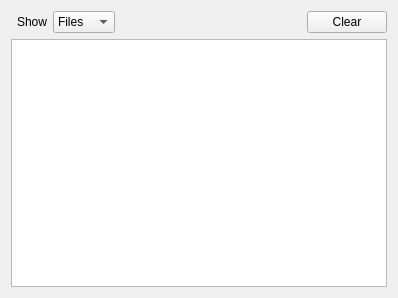
<?xml version="1.0" encoding="UTF-8"?>
<ui version="4.0">
 <class>UIFinishedTransfers</class>
 <widget class="QWidget" name="UIFinishedTransfers">
  <property name="geometry">
   <rect>
    <x>0</x>
    <y>0</y>
    <width>398</width>
    <height>298</height>
   </rect>
  </property>
  <property name="windowTitle">
   <string>Form</string>
  </property>
  <layout class="QGridLayout" name="gridLayout">
   <item row="1" column="0" colspan="5">
    <widget class="QTreeView" name="treeView">
     <property name="editTriggers">
      <set>QAbstractItemView::NoEditTriggers</set>
     </property>
     <property name="showDropIndicator" stdset="0">
      <bool>false</bool>
     </property>
     <property name="sortingEnabled">
      <bool>true</bool>
     </property>
    </widget>
   </item>
   <item row="0" column="2">
    <widget class="QComboBox" name="comboBox">
     <item>
      <property name="text">
       <string>Files</string>
      </property>
     </item>
     <item>
      <property name="text">
       <string>Users</string>
      </property>
     </item>
    </widget>
   </item>
   <item row="0" column="1">
    <widget class="QLabel" name="label">
     <property name="text">
      <string>Show</string>
     </property>
    </widget>
   </item>
   <item row="0" column="3">
    <spacer name="horizontalSpacer">
     <property name="orientation">
      <enum>Qt::Horizontal</enum>
     </property>
     <property name="sizeHint" stdset="0">
      <size>
       <width>40</width>
       <height>20</height>
      </size>
     </property>
    </spacer>
   </item>
   <item row="0" column="4">
    <widget class="QPushButton" name="pushButton">
     <property name="text">
      <string>Clear</string>
     </property>
    </widget>
   </item>
  </layout>
 </widget>
 <resources/>
 <connections/>
</ui>
